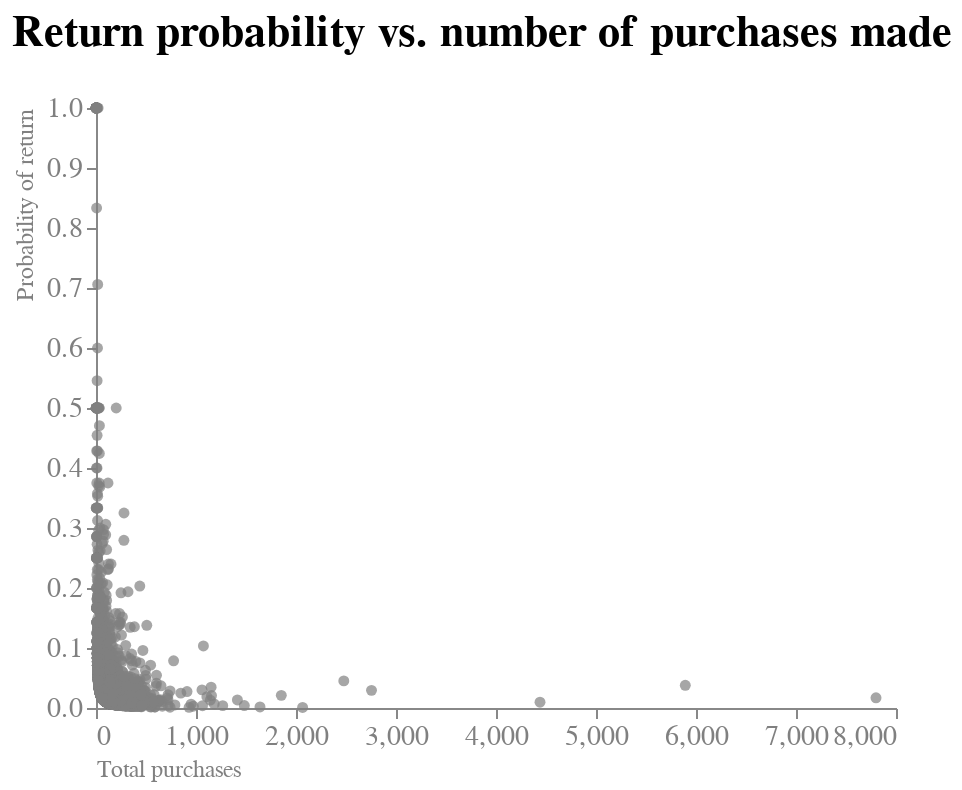

The notebook cell saved with this chart:
### Markdown cell above
##### Chart Beschreibung
Die Response Variable für Hypothese H3 (Rückgabewahrscheinlichkeit relativ zur Anzahl der getätigten Käufe je Kunde) wird durch ein Streudiagram visualisiert, da sich so die Beziehung zwischen den beiden Variablen visuell gut darstellen lässt. Clutter wurde wieder so weit wie möglich eliminiert. Hier ist ein Untertitel für das Verständnis nicht vonnöten. Der Titel ist für den Fokus des Betrachters ausreichend. Das Design ist schlicht und kommt mit wenigen Farben aus.

### Code cell
# Erstellen eines df, der Kunden nach ihrer CustomerID gruppiert Anzahl der Käufe und Rückgaben zählen
df_purchases_returns = df.groupby(['CustomerID']).agg({'InvoiceNo': 'count'})
df_purchases_returns['Total Returns'] = df[df['InvoiceNo'].str.contains('C')].groupby(['CustomerID'])['InvoiceNo'].count()

# Umbennenung
df_purchases_returns.rename(columns={'InvoiceNo': 'Total Purchases'}, inplace=True)

# Rückgabewahrscheinlichkeit berechnen
df_purchases_returns['Probability of Return'] = df_purchases_returns['Total Returns'] / df_purchases_returns['Total Purchases']

# Visualisierung der Beziehung zwischen der Anzahl der getätigten Käufe und der Rückgabewahrscheinlichkeit
chart = alt.Chart(df_purchases_returns).mark_circle().encode(
    x=alt.X('Total Purchases', axis=alt.Axis(title='Total purchases',grid=False,titleAnchor='start')),
    y=alt.Y('Probability of Return', axis=alt.Axis(title='Probability of return',grid=False,titleAnchor='end')),
    color=alt.condition(
        alt.FieldOneOfPredicate("Probability of Return", [""]),
        alt.value("darkred"),
        alt.value("grey")
    ),
    tooltip = ['Total Purchases', 'Probability of Return']
).configure_view(
    strokeWidth=0
).configure_title(
    fontSize=22,
    font="Arial",
    color="black",
    anchor="start"
).configure_axis(
    labelFont="Arial",
    titleFont="Arial",
    labelFontSize=14,
    titleFontSize=12,
    titleFontWeight="normal",
    labelColor="grey",
    titleColor="grey"
).properties(
    title={"text":["Return probability vs. number of purchases made"], "subtitle":[""]},
)

# Chart darstellen
chart

### Figure 1 — Vega-Lite specification as saved in the notebook (floating-point values rounded to 4 significant figures; data arrays with more than 128 entries replaced by an {"elided": "..."} marker saying what was removed)
{"config": {"view": {"continuousWidth": 400, "continuousHeight": 300, "strokeWidth": 0}, "axis": {"labelColor": "grey", "labelFont": "Arial", "labelFontSize": 14, "titleColor": "grey", "titleFont": "Arial", "titleFontSize": 12, "titleFontWeight": "normal"}, "title": {"anchor": "start", "color": "black", "font": "Arial", "fontSize": 22}}, "data": {"name": "data-99c82e06b814b0688128848bda966fbc"}, "mark": "circle", "encoding": {"color": {"condition": {"value": "darkred", "test": {"field": "Probability of Return", "oneOf": [""]}}, "value": "grey"}, "tooltip": [{"field": "Total Purchases", "type": "quantitative"}, {"field": "Probability of Return", "type": "quantitative"}], "x": {"axis": {"grid": false, "title": "Total purchases", "titleAnchor": "start"}, "field": "Total Purchases", "type": "quantitative"}, "y": {"axis": {"grid": false, "title": "Probability of return", "titleAnchor": "end"}, "field": "Probability of Return", "type": "quantitative"}}, "title": {"text": ["Return probability vs. number of purchases made"], "subtitle": [""]}, "$schema": "https://vega.github.io/schema/vega-lite/v4.17.0.json", "datasets": {"data-99c82e06b814b0688128848bda966fbc": {"elided": "4363 records"}}}
